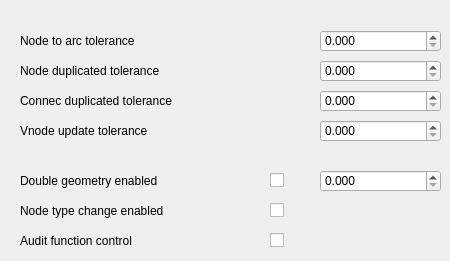
   <widget class="QWidget" name="tab_2">
    <attribute name="title">
     <string>Functions</string>
    </attribute>
    <widget class="QLabel" name="label_node2arc">
     <property name="geometry">
      <rect>
       <x>20</x>
       <y>30</y>
       <width>231</width>
       <height>22</height>
      </rect>
     </property>
     <property name="font">
      <font>
       <pointsize>9</pointsize>
      </font>
     </property>
     <property name="frameShape">
      <enum>QFrame::NoFrame</enum>
     </property>
     <property name="frameShadow">
      <enum>QFrame::Plain</enum>
     </property>
     <property name="text">
      <string>Node to arc tolerance</string>
     </property>
     <property name="textFormat">
      <enum>Qt::AutoText</enum>
     </property>
     <property name="scaledContents">
      <bool>false</bool>
     </property>
     <property name="alignment">
      <set>Qt::AlignLeading|Qt::AlignLeft|Qt::AlignVCenter</set>
     </property>
     <property name="margin">
      <number>3</number>
     </property>
    </widget>
    <widget class="QLabel" name="label_node_duplicated_tolerance">
     <property name="geometry">
      <rect>
       <x>20</x>
       <y>60</y>
       <width>231</width>
       <height>22</height>
      </rect>
     </property>
     <property name="font">
      <font>
       <pointsize>9</pointsize>
      </font>
     </property>
     <property name="frameShape">
      <enum>QFrame::NoFrame</enum>
     </property>
     <property name="frameShadow">
      <enum>QFrame::Plain</enum>
     </property>
     <property name="text">
      <string>Node duplicated tolerance</string>
     </property>
     <property name="textFormat">
      <enum>Qt::AutoText</enum>
     </property>
     <property name="scaledContents">
      <bool>false</bool>
     </property>
     <property name="alignment">
      <set>Qt::AlignLeading|Qt::AlignLeft|Qt::AlignVCenter</set>
     </property>
     <property name="margin">
      <number>3</number>
     </property>
    </widget>
    <widget class="QLabel" name="label_connec_duplicated_tolerance">
     <property name="geometry">
      <rect>
       <x>20</x>
       <y>90</y>
       <width>231</width>
       <height>22</height>
      </rect>
     </property>
     <property name="font">
      <font>
       <pointsize>9</pointsize>
      </font>
     </property>
     <property name="frameShape">
      <enum>QFrame::NoFrame</enum>
     </property>
     <property name="frameShadow">
      <enum>QFrame::Plain</enum>
     </property>
     <property name="text">
      <string>Connec duplicated tolerance</string>
     </property>
     <property name="textFormat">
      <enum>Qt::AutoText</enum>
     </property>
     <property name="scaledContents">
      <bool>false</bool>
     </property>
     <property name="alignment">
      <set>Qt::AlignLeading|Qt::AlignLeft|Qt::AlignVCenter</set>
     </property>
     <property name="margin">
      <number>3</number>
     </property>
    </widget>
    <widget class="QLabel" name="label_vnode_update_tolerance">
     <property name="geometry">
      <rect>
       <x>20</x>
       <y>120</y>
       <width>231</width>
       <height>22</height>
      </rect>
     </property>
     <property name="font">
      <font>
       <pointsize>9</pointsize>
      </font>
     </property>
     <property name="frameShape">
      <enum>QFrame::NoFrame</enum>
     </property>
     <property name="frameShadow">
      <enum>QFrame::Plain</enum>
     </property>
     <property name="text">
      <string>Vnode update tolerance</string>
     </property>
     <property name="textFormat">
      <enum>Qt::AutoText</enum>
     </property>
     <property name="scaledContents">
      <bool>false</bool>
     </property>
     <property name="alignment">
      <set>Qt::AlignLeading|Qt::AlignLeft|Qt::AlignVCenter</set>
     </property>
     <property name="margin">
      <number>3</number>
     </property>
    </widget>
    <widget class="QDoubleSpinBox" name="node_duplicated_tolerance">
     <property name="geometry">
      <rect>
       <x>320</x>
       <y>60</y>
       <width>121</width>
       <height>22</height>
      </rect>
     </property>
     <property name="decimals">
      <number>3</number>
     </property>
     <property name="singleStep">
      <double>0.010000000000000</double>
     </property>
    </widget>
    <widget class="QDoubleSpinBox" name="vnode_update_tolerance">
     <property name="geometry">
      <rect>
       <x>320</x>
       <y>120</y>
       <width>121</width>
       <height>22</height>
      </rect>
     </property>
     <property name="decimals">
      <number>3</number>
     </property>
     <property name="singleStep">
      <double>0.010000000000000</double>
     </property>
    </widget>
    <widget class="QDoubleSpinBox" name="node2arc">
     <property name="geometry">
      <rect>
       <x>320</x>
       <y>30</y>
       <width>121</width>
       <height>22</height>
      </rect>
     </property>
     <property name="decimals">
      <number>3</number>
     </property>
     <property name="singleStep">
      <double>0.010000000000000</double>
     </property>
    </widget>
    <widget class="QDoubleSpinBox" name="connec_duplicated_tolerance">
     <property name="geometry">
      <rect>
       <x>320</x>
       <y>90</y>
       <width>121</width>
       <height>22</height>
      </rect>
     </property>
     <property name="decimals">
      <number>3</number>
     </property>
     <property name="singleStep">
      <double>0.010000000000000</double>
     </property>
    </widget>
    <widget class="QLabel" name="label_nodetype_change_enabled">
     <property name="geometry">
      <rect>
       <x>20</x>
       <y>200</y>
       <width>231</width>
       <height>22</height>
      </rect>
     </property>
     <property name="font">
      <font>
       <pointsize>9</pointsize>
      </font>
     </property>
     <property name="frameShape">
      <enum>QFrame::NoFrame</enum>
     </property>
     <property name="frameShadow">
      <enum>QFrame::Plain</enum>
     </property>
     <property name="text">
      <string>Node type change enabled</string>
     </property>
     <property name="textFormat">
      <enum>Qt::AutoText</enum>
     </property>
     <property name="scaledContents">
      <bool>false</bool>
     </property>
     <property name="alignment">
      <set>Qt::AlignLeading|Qt::AlignLeft|Qt::AlignVCenter</set>
     </property>
     <property name="margin">
      <number>3</number>
     </property>
    </widget>
    <widget class="QLabel" name="label_audit_function_control">
     <property name="geometry">
      <rect>
       <x>20</x>
       <y>230</y>
       <width>231</width>
       <height>22</height>
      </rect>
     </property>
     <property name="font">
      <font>
       <pointsize>9</pointsize>
      </font>
     </property>
     <property name="frameShape">
      <enum>QFrame::NoFrame</enum>
     </property>
     <property name="frameShadow">
      <enum>QFrame::Plain</enum>
     </property>
     <property name="text">
      <string>Audit function control</string>
     </property>
     <property name="textFormat">
      <enum>Qt::AutoText</enum>
     </property>
     <property name="scaledContents">
      <bool>false</bool>
     </property>
     <property name="alignment">
      <set>Qt::AlignLeading|Qt::AlignLeft|Qt::AlignVCenter</set>
     </property>
     <property name="margin">
      <number>3</number>
     </property>
    </widget>
    <widget class="QCheckBox" name="audit_function_control">
     <property name="geometry">
      <rect>
       <x>270</x>
       <y>230</y>
       <width>20</width>
       <height>21</height>
      </rect>
     </property>
     <property name="text">
      <string/>
     </property>
    </widget>
    <widget class="QCheckBox" name="nodetype_change_enabled">
     <property name="geometry">
      <rect>
       <x>270</x>
       <y>200</y>
       <width>20</width>
       <height>21</height>
      </rect>
     </property>
     <property name="text">
      <string/>
     </property>
    </widget>
    <widget class="QCheckBox" name="insert_double_geometry">
     <property name="geometry">
      <rect>
       <x>270</x>
       <y>170</y>
       <width>20</width>
       <height>21</height>
      </rect>
     </property>
     <property name="text">
      <string/>
     </property>
    </widget>
    <widget class="QDoubleSpinBox" name="buffer_value">
     <property name="geometry">
      <rect>
       <x>320</x>
       <y>170</y>
       <width>121</width>
       <height>22</height>
      </rect>
     </property>
     <property name="decimals">
      <number>3</number>
     </property>
     <property name="singleStep">
      <double>0.010000000000000</double>
     </property>
    </widget>
    <widget class="QLabel" name="label_double_geometry_enabled">
     <property name="geometry">
      <rect>
       <x>20</x>
       <y>170</y>
       <width>231</width>
       <height>22</height>
      </rect>
     </property>
     <property name="font">
      <font>
       <pointsize>9</pointsize>
      </font>
     </property>
     <property name="frameShape">
      <enum>QFrame::NoFrame</enum>
     </property>
     <property name="frameShadow">
      <enum>QFrame::Plain</enum>
     </property>
     <property name="text">
      <string>Double geometry enabled</string>
     </property>
     <property name="textFormat">
      <enum>Qt::AutoText</enum>
     </property>
     <property name="scaledContents">
      <bool>false</bool>
     </property>
     <property name="alignment">
      <set>Qt::AlignLeading|Qt::AlignLeft|Qt::AlignVCenter</set>
     </property>
     <property name="margin">
      <number>3</number>
     </property>
    </widget>
   </widget>
